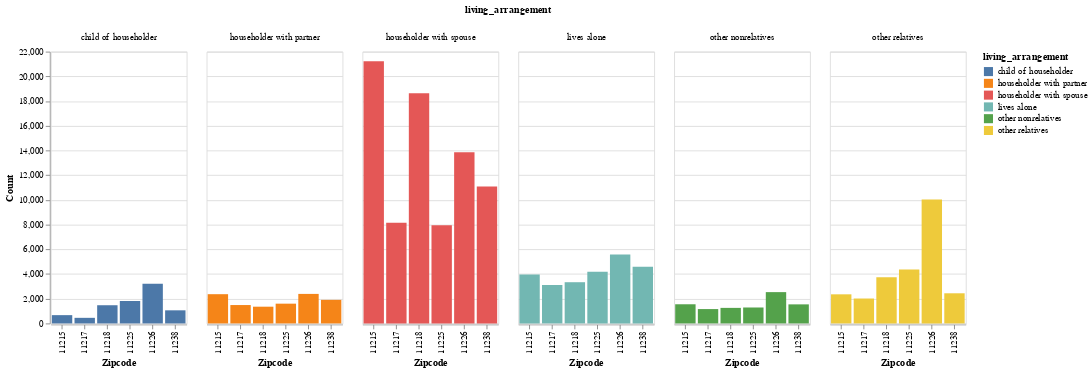

The cell this chart's notebook holds for it:
### Code cell
# Filter data
df_filtered_living_arrangement = df_tidy_acs[df_tidy_acs['age_group'] == '35-64']

# Create chart
chart = alt.Chart(df_filtered_living_arrangement).mark_bar().encode(
    x=alt.X('zipcode:N', title='Zipcode'),
    y=alt.Y('count:Q', title='Count'),
    color='living_arrangement:N',
    tooltip=['zipcode', 'living_arrangement', 'count']
).properties(
    width=150,
    height=300
).facet(
    column='living_arrangement:N'
)

chart

### Figure 1 — Vega-Lite specification as saved in the notebook (floating-point values rounded to 4 significant figures)
{"config": {"view": {"continuousWidth": 300, "continuousHeight": 300}}, "data": {"name": "data-506e0c97901dd6e3c26c1c4f84bd18a0"}, "facet": {"column": {"field": "living_arrangement", "type": "nominal"}}, "spec": {"mark": {"type": "bar"}, "encoding": {"color": {"field": "living_arrangement", "type": "nominal"}, "tooltip": [{"field": "zipcode", "type": "nominal"}, {"field": "living_arrangement", "type": "nominal"}, {"field": "count", "type": "quantitative"}], "x": {"field": "zipcode", "title": "Zipcode", "type": "nominal"}, "y": {"field": "count", "title": "Count", "type": "quantitative"}}, "height": 300, "width": 150}, "$schema": "https://vega.github.io/schema/vega-lite/v5.8.0.json", "datasets": {"data-506e0c97901dd6e3c26c1c4f84bd18a0": [{"zipcode": "11215", "living_arrangement": "lives alone", "count": 3958, "age_group": "35-64"}, {"zipcode": "11217", "living_arrangement": "lives alone", "count": 3111, "age_group": "35-64"}, {"zipcode": "11218", "living_arrangement": "lives alone", "count": 3337, "age_group": "35-64"}, {"zipcode": "11225", "living_arrangement": "lives alone", "count": 4188, "age_group": "35-64"}, {"zipcode": "11226", "living_arrangement": "lives alone", "count": 5580, "age_group": "35-64"}, {"zipcode": "11238", "living_arrangement": "lives alone", "count": 4596, "age_group": "35-64"}, {"zipcode": "11215", "living_arrangement": "householder with spouse", "count": 21217, "age_group": "35-64"}, {"zipcode": "11217", "living_arrangement": "householder with spouse", "count": 8151, "age_group": "35-64"}, {"zipcode": "11218", "living_arrangement": "householder with spouse", "count": 18631, "age_group": "35-64"}, {"zipcode": "11225", "living_arrangement": "householder with spouse", "count": 7943, "age_group": "35-64"}, {"zipcode": "11226", "living_arrangement": "householder with spouse", "count": 13859, "age_group": "35-64"}, {"zipcode": "11238", "living_arrangement": "householder with spouse", "count": 11089, "age_group": "35-64"}, {"zipcode": "11215", "living_arrangement": "householder with partner", "count": 2368, "age_group": "35-64"}, {"zipcode": "11217", "living_arrangement": "householder with partner", "count": 1489, "age_group": "35-64"}, {"zipcode": "11218", "living_arrangement": "householder with partner", "count": 1356, "age_group": "35-64"}, {"zipcode": "11225", "living_arrangement": "householder with partner", "count": 1601, "age_group": "35-64"}, {"zipcode": "11226", "living_arrangement": "householder with partner", "count": 2391, "age_group": "35-64"}, {"zipcode": "11238", "living_arrangement": "householder with partner", "count": 1909, "age_group": "35-64"}, {"zipcode": "11215", "living_arrangement": "child of householder", "count": 672, "age_group": "35-64"}, {"zipcode": "11217", "living_arrangement": "child of householder", "count": 454, "age_group": "35-64"}, {"zipcode": "11218", "living_arrangement": "child of householder", "count": 1474, "age_group": "35-64"}, {"zipcode": "11225", "living_arrangement": "child of householder", "count": 1815, "age_group": "35-64"}, {"zipcode": "11226", "living_arrangement": "child of householder", "count": 3213, "age_group": "35-64"}, {"zipcode": "11238", "living_arrangement": "child of householder", "count": 1062, "age_group": "35-64"}, {"zipcode": "11215", "living_arrangement": "other relatives", "count": 2357, "age_group": "35-64"}, {"zipcode": "11217", "living_arrangement": "other relatives", "count": 2017, "age_group": "35-64"}, {"zipcode": "11218", "living_arrangement": "other relatives", "count": 3742, "age_group": "35-64"}, {"zipcode": "11225", "living_arrangement": "other relatives", "count": 4358, "age_group": "35-64"}, {"zipcode": "11226", "living_arrangement": "other relatives", "count": 10028, "age_group": "35-64"}, {"zipcode": "11238", "living_arrangement": "other relatives", "count": 2441, "age_group": "35-64"}, {"zipcode": "11215", "living_arrangement": "other nonrelatives", "count": 1552, "age_group": "35-64"}, {"zipcode": "11217", "living_arrangement": "other nonrelatives", "count": 1163, "age_group": "35-64"}, {"zipcode": "11218", "living_arrangement": "other nonrelatives", "count": 1260, "age_group": "35-64"}, {"zipcode": "11225", "living_arrangement": "other nonrelatives", "count": 1291, "age_group": "35-64"}, {"zipcode": "11226", "living_arrangement": "other nonrelatives", "count": 2535, "age_group": "35-64"}, {"zipcode": "11238", "living_arrangement": "other nonrelatives", "count": 1544, "age_group": "35-64"}]}}
